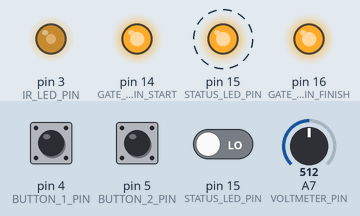
Simulated run of this sketch. Board: Arduino Nano, built with avr-gcc and run on an emulated ATmega328P. On the bench: output pins drawn as LEDs (lit = HIGH). Dashed ring = blinking. The inputs (shaded band) are chosen by the test bench; at power-on: pin 4 (BUTTON_1_PIN) HIGH, pin 5 (BUTTON_2_PIN) HIGH, pin 15 (STATUS_LED_PIN) LOW, A7 (VOLTMETER_PIN) = 512. What the sketch prints to the serial monitor is not drawn.

Above: at 0.7 s.
At 1.3 s:
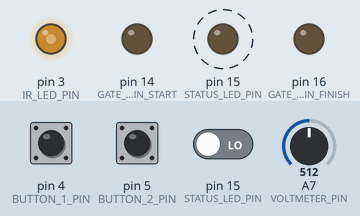
2.5 s: pin 4 (BUTTON_1_PIN) pulled LOW for 3.2 s
10.8 s: pin 5 (BUTTON_2_PIN) pulled LOW for 0.7 s
At 11.5 s:
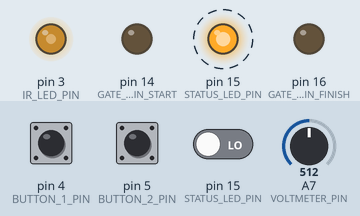
15.1 s: pin 4 (BUTTON_1_PIN) pulled LOW for 0.7 s
19.4 s: pin 4 (BUTTON_1_PIN) pulled LOW for 1 s
22.9 s: pin 5 (BUTTON_2_PIN) pulled LOW for 1 s
Timing chart, 0 to 30.5 s (numbered marks = the images above; inputs shaded):
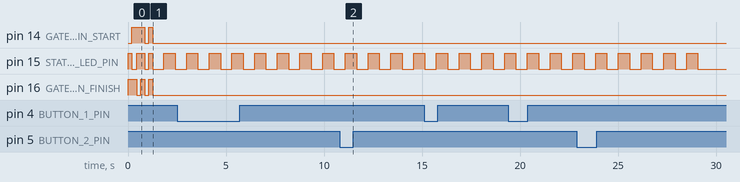

Measured:
- after the input at 10.8 s, pin 15 (STATUS_LED_PIN): alternates HIGH for 0.58 s and LOW for 0.58 s, starting after 0.28 s
- by itself, pin 15 (STATUS_LED_PIN): alternates HIGH for 0.58 s and LOW for 0.58 s
- by itself, pin 16 (GATE_MODE_PIN_FINISH): alternates HIGH for 0.20 s and LOW for 0.20 s, 5 changes in all, then stays LOW

The sketch:

GateModule.ino
```cpp
/*
        MCU    MCU      Nano    My
        pin    func     pin    func
        -----------------------------
             |         |    |        |
        PD5  | PD5     |  5 |  BTN.2 |>--------> BUTTON 2 (SET AS FINISH GATE BEACON)
        PD4  | PD4     |  4 |  BTN.1 |>--------> BUTTON 1 (SET AS START GATE BEACON)
             |         |    |        |
        PD3  | OC2B    |  3 | IR.AND |>--------> IR LED ANODE @ 38 kHz
        PD1  | TXD     | TX | IR.CAT |>--------> IR LED CATHODE @ TX
             |         |    |        |
        PC0  | PC0     | A0 |  G.LED |>--------> START GATE BEACON MODE INDICATOR  -- GREEN LED CATHODE
        PC1  | PC1     | A1 |  Y.LED |>--------> ACTIVE STATUS INDICATOR           -- YELLOW LED CATHODE
        PC2  | PC2     | A2 |  R.LED |>--------> FINISH GATE BEACON MODE INDICATOR -- RED LED CATHODE
             |         |    |        |
        PC3  | PC3     | A3 |  M.BTN |>--------> GATE BEACON MODE BUTTON --
             |         |    |        |
        PB1  | PB1     |  9 | RF.RST |---------- RFID-RC522 RST
        PB2  | nSS     | 10 |    SDA |---------- RFID-RC522 SDA
        PB3  | MOSI    | 11 |   MOSI |---------- RFID-RC522 MOSI
        PB4  | MISO    | 12 |   MISO |---------- RFID-RC522 MISO
        PB5  | SCK     | 13 |    SCK |---------- RFID-RC522 SCK
             |         |    |        |
        -----------------------------
*/

//#define __USE_MFRC522__

#ifdef F_CPU
  #if F_CPU == 16000000L        //  16 MHz
//  #define TIMER_CYCLE   209   //  f_cpu / ( 2 * f_ir ) - 1 = 16 MHz / ( 2 * 38 kHz ) - 1 = 210.526 - 1 ~ 209 => 38.095 kHz (+0.095)
    #define TIMER_CYCLE   210   //  f_cpu / ( 2 * f_ir ) - 1 = 16 MHz / ( 2 * 38 kHz ) - 1 = 210.526 - 1 ~ 210 => 37.915 kHz (-0.085)
  #elif F_CPU == 8000000L       //  8 MHz
    #define TIMER_CYCLE   104   //  f_cpu / ( 2 * f_ir ) - 1 =  8 MHz / ( 2 * 38 kHz ) - 1 = 105.263 - 1 ~ 104 => 38.095 kHz (+0.095)
  #else
    #error "Unsupported F_CPU macro value"
  #endif
#else
  #error "F_CPU macro is not defined"
#endif


#ifdef __USE_MFRC522__
#include <SPI.h>
#include <MFRC522.h>
#endif

#include <EEPROM.h>

//#define STATUS_LED_PIN          LED_BUILTIN
#define STATUS_LED_PIN          15  // A1 -- PC1

#define IR_LED_PIN               3  //  3 -- OC2B (PD3) // 11 -- OC2A (PB3)

#define GATE_MODE_PIN_START     14  // A0 -- PC0
#define GATE_MODE_PIN_FINISH    16  // A2 -- PC2
#define GATE_MODE_PIN_INTERIM1  15  // A1 -- PC1

#define BUTTON_1_PIN             4  // D4 -- PD4
#define BUTTON_2_PIN             5  // D5 -- PD5

#define VOLTMETER_PIN           A7  // A7 -- A7
#define VOLTMETER_REF          3.3  //
#define VOLTMETER_DIV          900  // 220+680 kOhm
#define VOLTMETER_MUL          220  // 220 kOhm


#define LEDS_ACTIVITY_TIMEOUT   10  // in loop() cycles // comment out thic line to disable this feature

#if IR_LED_PIN == 11
  #define IR_LED_OC2x0  COM2A0  // Toggle OC2B in
#elif IR_LED_PIN == 3
  #define IR_LED_OC2x0  COM2B0  // Toggle OC2B in
#endif

#ifdef __USE_MFRC522__
#define SS_PIN 10
#define RST_PIN 9
MFRC522 mfrc522(SS_PIN, RST_PIN);   // Create MFRC522 instance.
#endif

// Run-time global variables:

int beaconMode;
#define __BEACON_MODE_START   1
#define __BEACON_MODE_FINISH  2
int beaconModeAddress = 0;

#define BEACON_ID char[10]
char beaconId[10] = "A536C98D";
int beaconIdAddress = beaconModeAddress + sizeof(beaconMode);
String gateID;

#ifdef LEDS_ACTIVITY_TIMEOUT
int ledsActive;
#endif

// ====================================================================
// the setup function runs once when you press reset or power the board
// --------------------------------------------------------------------
void setup()
{

  // Setup control buttons and read their state:
  pinMode(BUTTON_1_PIN, INPUT_PULLUP);
  pinMode(BUTTON_2_PIN, INPUT_PULLUP);
  int button1 = digitalRead(BUTTON_1_PIN);
  int button2 = digitalRead(BUTTON_2_PIN);

  // Set and save configuration according to combination of button pressed
  if ( button1 == LOW && button2 == HIGH )        // only button #1 is pressed
  {
    // Configure module as Start Gate Beacon
    beaconMode = __BEACON_MODE_START;
    EEPROM.put(beaconModeAddress,beaconMode);
  }
  else if ( button1 == HIGH && button2 == LOW )   // only button #2 is pressed
  {
    // Configure module as Finish Gate Beacon
    beaconMode = __BEACON_MODE_FINISH;
    EEPROM.put(beaconModeAddress,beaconMode);
  }
  else if ( button1 == LOW && button2 == LOW )    // both buttons are pressed
  {
    // Configure module as Finish Gate Beacon and set default Beacon ID
    beaconMode = __BEACON_MODE_FINISH;
    EEPROM.put(beaconModeAddress,beaconMode);
    EEPROM.put(beaconIdAddress,beaconId);
  }

  // Get current configuration from EEPROM
  EEPROM.get(beaconModeAddress,beaconMode);
  EEPROM.get(beaconIdAddress,beaconId);
  gateID = String(beaconId);

  // --------------------------------

  // initialize digital pin LED_BUILTIN as an output.
  pinMode(STATUS_LED_PIN, OUTPUT);

#ifdef LEDS_ACTIVITY_TIMEOUT
  ledsActive = LEDS_ACTIVITY_TIMEOUT;
#endif
  pinMode(GATE_MODE_PIN_START,    OUTPUT);
  pinMode(GATE_MODE_PIN_FINISH,   OUTPUT);
  pinMode(GATE_MODE_PIN_INTERIM1, OUTPUT);
  digitalWrite(GATE_MODE_PIN_START,    LOW);
  digitalWrite(GATE_MODE_PIN_FINISH,   HIGH);
  digitalWrite(GATE_MODE_PIN_INTERIM1, HIGH);
  delay(200);

  // Configure 38 kHz output
  // http://forum.arduino.cc/index.php?topic=102430.msg769421#msg769421
  // Setup IR output
  pinMode (IR_LED_PIN, OUTPUT);
  // set up Timer 2
  TCCR2A = _BV (IR_LED_OC2x0) | _BV(WGM21);   // CTC, toggle OC2A or OC2B on Compare Match
  TCCR2B = _BV (CS20);                        // No prescaler
  OCR2A =  TIMER_CYCLE;                       // compare A register value = f_cpu / ( 2 * f_ir ) - 1

  digitalWrite(GATE_MODE_PIN_START,    HIGH);
  digitalWrite(GATE_MODE_PIN_FINISH,   HIGH);
  digitalWrite(GATE_MODE_PIN_INTERIM1, LOW);
  delay(200);

  // Initialise UART
  Serial.begin(4800);

  Serial.println();
  Serial.println();
  if ( button1 == LOW && button2 == HIGH )        // only button #1 is pressed
  {
    Serial.println("only button #1 is pressed");
  }
  else if ( button1 == HIGH && button2 == LOW )   // only button #2 is pressed
  {
    Serial.println("only button #2 is pressed");
  }
  else if ( button1 == LOW && button2 == LOW )    // both buttons are pressed
  {
    Serial.println("both buttons are pressed");
  }
  else                                            // no button pressed
  {
    Serial.println("no button pressed");
  }
  Serial.println();
  Serial.flush();

  digitalWrite(GATE_MODE_PIN_START,    HIGH);
  digitalWrite(GATE_MODE_PIN_FINISH,   LOW);
  digitalWrite(GATE_MODE_PIN_INTERIM1, HIGH);
  delay(200);

  digitalWrite(GATE_MODE_PIN_START,    HIGH);
  digitalWrite(GATE_MODE_PIN_FINISH,   HIGH);
  digitalWrite(GATE_MODE_PIN_INTERIM1, HIGH);
  delay(200);

#ifdef __USE_MFRC522__
  SPI.begin();      // Initiate  SPI bus
  mfrc522.PCD_Init();   // Initiate MFRC522
#endif

  digitalWrite(GATE_MODE_PIN_START,    LOW);
  digitalWrite(GATE_MODE_PIN_FINISH,   LOW);
  digitalWrite(GATE_MODE_PIN_INTERIM1, LOW);
  delay(200);

  digitalWrite(GATE_MODE_PIN_START,    HIGH);
  digitalWrite(GATE_MODE_PIN_FINISH,   HIGH);
  digitalWrite(GATE_MODE_PIN_INTERIM1, HIGH);
  delay(200);

}


// ====================================================================
// the loop function runs over and over again forever
// --------------------------------------------------------------------
String gateCardUID = "";
void loop() {

#ifdef LEDS_ACTIVITY_TIMEOUT
  if( ledsActive )
  {
    ledsActive--;
    if( ! ledsActive )
    {
      // turn LEDs off
      pinMode(GATE_MODE_PIN_START,    INPUT);
      pinMode(GATE_MODE_PIN_FINISH,   INPUT);
      pinMode(GATE_MODE_PIN_INTERIM1, INPUT);
    }
  }
  int button1 = digitalRead(BUTTON_1_PIN);
  int button2 = digitalRead(BUTTON_2_PIN);
  if( button1 == LOW || button2 == LOW )
  {
    if( ! ledsActive )
    {
      // turn LEDs on
      pinMode(GATE_MODE_PIN_START,    OUTPUT);
      pinMode(GATE_MODE_PIN_FINISH,   OUTPUT);
      pinMode(GATE_MODE_PIN_INTERIM1, OUTPUT);
    }
    ledsActive = LEDS_ACTIVITY_TIMEOUT;
  }
#endif

  int activityLED = digitalRead(STATUS_LED_PIN);
  digitalWrite(STATUS_LED_PIN, activityLED != HIGH ? HIGH : LOW);

  digitalWrite(GATE_MODE_PIN_START,  beaconMode == __BEACON_MODE_START);
  digitalWrite(GATE_MODE_PIN_FINISH, beaconMode == __BEACON_MODE_FINISH);

  // 1010 0101 0011 0110 1100 1001 1000 1101
  // $PGSTB -- Giant Slalom Timing System Gate Beacon
  // $PGSTB,<1>,<2>,<3>,<4>,<5>,<6>*<hh>
  // <1> -- Gate Type: START, FINISH, FIRST, SECOND, THIRD Intermediary
  // <2> -- Gate ID: string of 8 hexadecimal digits
  // <3> -- RFID Card UID of current participant: string of 8 or 16 hexadecimal digits
  // <4> -- Battery voltage X.XX
  // <5> -- Local air pressure
  // <6> -- local millisecons
  // <hh> -- Checksum (two hexadecimal digits)

  String gateStart  = "START";
  String gateFinish = "FINISH";

#ifdef __USE_MFRC522__
  // Read RFID card
  if ( mfrc522.PICC_IsNewCardPresent() )
  {
    if ( mfrc522.PICC_ReadCardSerial() )
    {
      gateCardUID = "";
      for (byte i = 0; i < mfrc522.uid.size; i++)
      {
        gateCardUID.concat( String( (mfrc522.uid.uidByte[i] & 0xF0 ) >> 4, HEX) );
        gateCardUID.concat( String( (mfrc522.uid.uidByte[i] & 0x0F ), HEX) );
      }
    }
  }
#endif

  float voltage = analogRead(VOLTMETER_PIN) * (VOLTMETER_REF / 1024.0) * (VOLTMETER_DIV) / (VOLTMETER_MUL);

  // Build NMEA-0183 message string
  String gateString = "$PGSTB,";
  gateString.concat( beaconMode == __BEACON_MODE_START ? gateStart : gateFinish );
  gateString.concat( "," );
  gateString.concat( gateID );
  gateString.concat( "," );
  gateString.concat( gateCardUID );
  gateString.concat( "," );
  gateString.concat( voltage );
  gateString.concat( "," );
  // gateString.concat( "0" );
#ifdef LEDS_ACTIVITY_TIMEOUT
  gateString.concat( ledsActive ); // temporary used to report LED activity count down
#endif
  gateString.concat( "," );
  gateString.concat( millis() );
  gateString.toUpperCase();

  // Append NMEA-0183 checksum
  char k = 0;
  for(int l=1; l < gateString.length(); l++)
  {
    k ^= gateString.charAt(l);
  }
  gateString.concat("*");
  gateString.concat( String( (k & 0xF0) >> 4, HEX) );
  gateString.concat( String( (k & 0x0F), HEX) );
  gateString.toUpperCase();

  String gateString2 = "$PGSTA";
  for(int ix=0; ix < 5; ix++)
  {
    gateString2.concat( "," + ( beaconMode == __BEACON_MODE_START ? gateStart : gateFinish ) );
  }
  gateString2.toUpperCase();

  for(int i=0; i < 4; i++)
  {
    Serial.println(gateString2);
    Serial.flush();
  }
    Serial.println(gateString);
    Serial.flush();
  Serial.println("--==<>==--");
//  Serial.println("-------------------");
  Serial.flush();

  delay(50);

//    Serial.print( "#########$StartGate - " );
//    Serial.print( IntToStrLen(h,2) + ":" + IntToStrLen(m,2) + ":" + IntToStrLen(s,2) + "." + IntToStrLen(ms,3) );
//    Serial.println( ".........1.........2.........3.........4.........5.........6.........7.........8.........9.........A" );
//    Serial.println( "(2)......1.........2.........3.........4.........5.........6.........7.........8.........9.........A" );
//    Serial.println( "(3)......1.........2.........3.........4" );
//    Serial.println();
//    Serial.flush();
//    delay(50);                       // wait for a second

}
```
